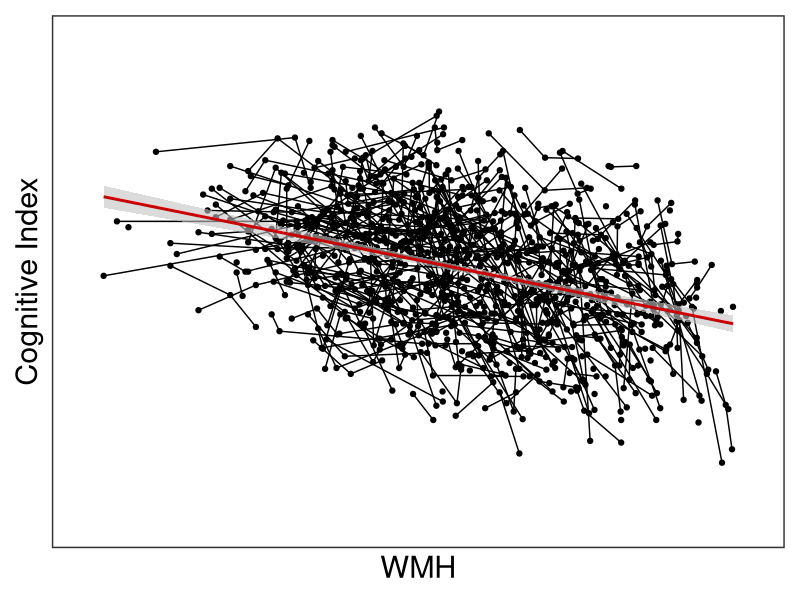
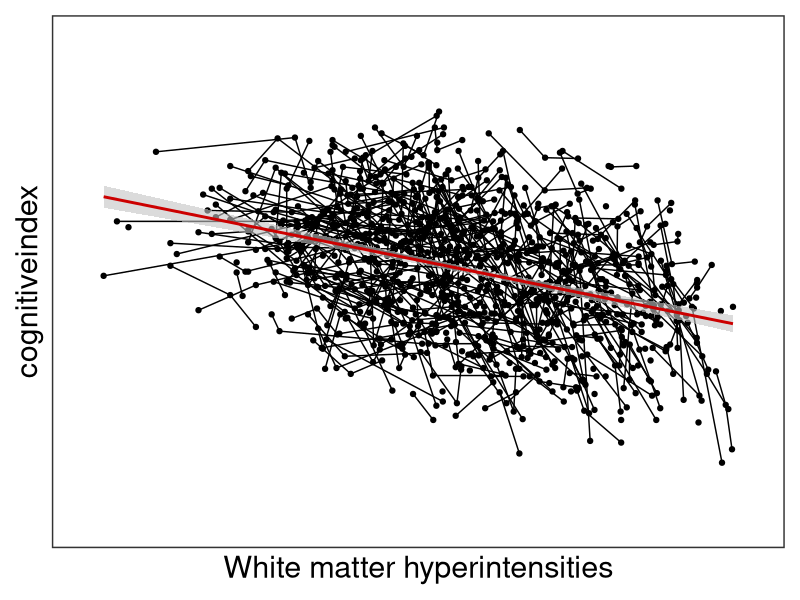
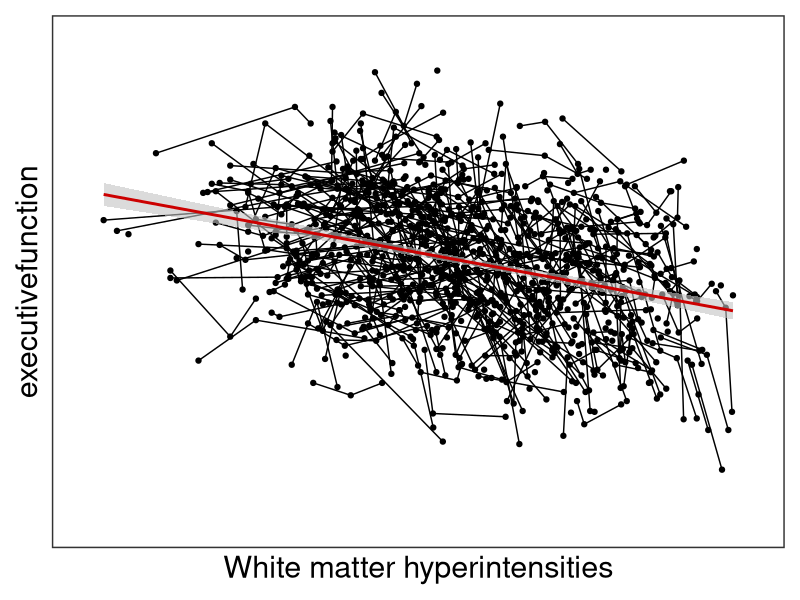
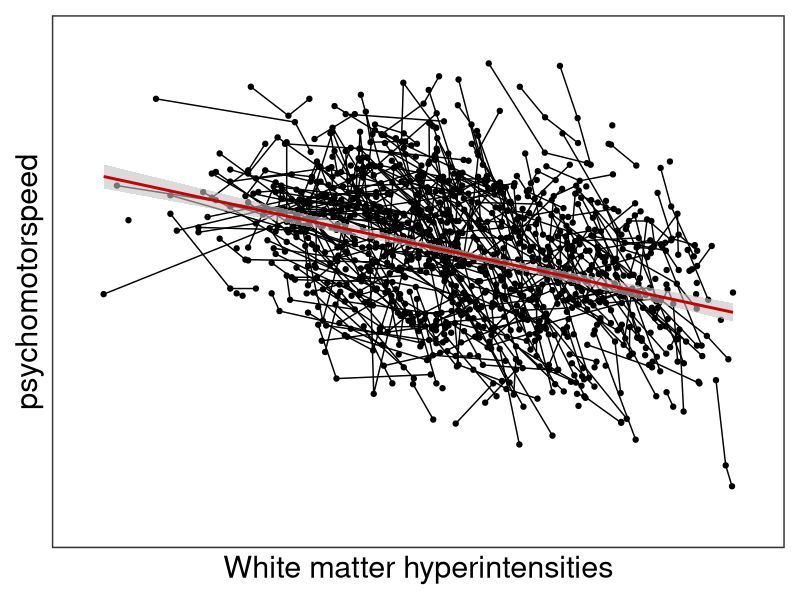

Write R code to recreate these figures, in order.
spaghettiPlot <- function(df, x, y, group, xLab, yLab) {
	library(ggplot2) 
	pasta <- ggplot(df, aes(x, y, group=group)) +
		geom_line() + geom_point() +
		stat_smooth(aes(group=1), method=lm, colour="#cc0000", fill="#c3c3c3", alpha=0.6) +
		theme_bw(base_size=22) +
		# labs(x=expression(WMH["Log10"])) # for later...
		scale_x_discrete(name=xLab) + scale_y_discrete(name=yLab)
	return(pasta)
}

df <- read.csv("../data/RUNDMC_data_long.csv", sep=";", dec=",")


### recreate original plots ###

wmhXhv <- spaghettiPlot(df, log(df$wmh), df$hv, df$rundmcs,
												"White matter hyperintensities",
												"Hippocampal volume")

wmhXage <- spaghettiPlot(df, df$age, (df$wmh)**2, df$rundmcs,
                        "Age",
                        "WMH")

timeXcogind <- spaghettiPlot(df, log(df$wmh), df$cognitiveindex, df$rundmcs,
                             "WMH",
                             "Cognitive Index")

timeXcogind

timeXcogind <- spaghettiPlot(df, df$time, df$cognitiveindex, df$rundmcs,
   													"Timepoint",
   													"Cognitive Index")

ageXcogind <- spaghettiPlot(df, df$age, df$cognitiveindex, df$rundmcs,
   													"Age",
   													"Cognitive Index")


### example of usage - examining plots for each cognitive domain ###

cognitiveVars <- c("cognitiveindex", "executivefunction", "psychomotorspeed")
for (domain in cognitiveVars) {
	sauce <- spaghettiPlot(df, log(df$wmh), df[[domain]], df$rundmcs,
												 "White matter hyperintensities",
												 domain) #make fancier labels later
	plot(sauce)
}

